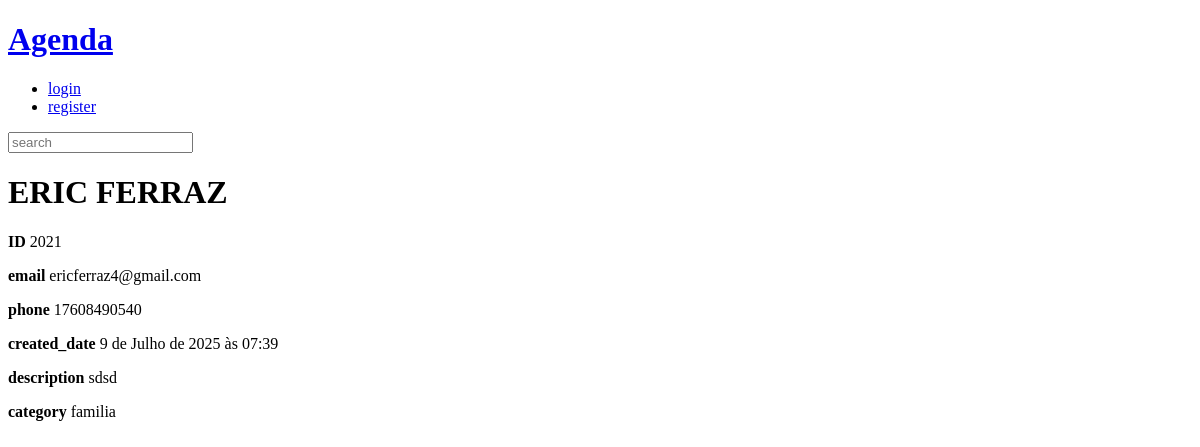
The page /contact/2021/detail on the database its author committed.
### contact/models.py (models this page shows, shortened)
class Contact(models.Model):
    first_name = models.CharField(max_length=50)
    last_name = models.CharField(max_length=50,blank=True)
    phone = models.CharField(max_length=15)
    email = models.EmailField(max_length=254, blank=True)
    created_date = models.DateTimeField(default=timezone.now)
    description = models.TextField(blank=True)
    show = models.BooleanField(default=True)
    picture = models.ImageField(upload_to='pictures/%Y/%m', blank=True, null=True)
    Category = models.ForeignKey(
        category,
        on_delete=models.SET_NULL,
        blank=True,
        null=True,
        )
    owner = models.ForeignKey(
        User,
        on_delete=models.SET_NULL,
        blank=True, null=True
    )

class category (models.Model):
    name = models.CharField(max_length=50, blank=True)

### contact/views/contact_views.py (the view)
# urls.py: path('contact/<int:contact_id>/detail', views.contact, name='contact'),
def contact (request, contact_id):
    single_contact = get_object_or_404(Contact, pk=contact_id, show = True)
    site_title = f"{single_contact.first_name} {single_contact.last_name} -"
    context = {
        "contact": single_contact,
        'site_title': site_title
    }
    return render(
        request,
        "contact/contact.html",
        context
        )

### contact/templates/contact/contact.html (shortened to what this page needs)
{% extends 'global/base.html' %}
{% block content %}
    <div class="single-contact">
      <h1 class="single-contact-name">
        {{ contact.first_name }} {{ contact.last_name }}
      </h1>
      <p><b>ID </b>{{ contact.id }} </p>
      <p><b>email </b>{{ contact.email }} </p>
      <p><b>phone </b>{{ contact.phone }} </p>
      <p><b>created_date </b>{{ contact.created_date }} </p>
      <p><b>description </b>{{ contact.description}} </p>
      <p><b>category </b>{{ contact.Category.name }} </p>
      </div>
{% endblock content %}

### base_static/global/css/style.css (style rules this page uses)
body { background-color: #ffffff; }

### rows shown on the page
Contact: first_name "ERIC", last_name "FERRAZ", id "2021", email "ericferraz4@gmail.com", phone "17608490540", created_date "9 de Julho de 2025 às 07:39", description "sdsd", Category.name "familia"
